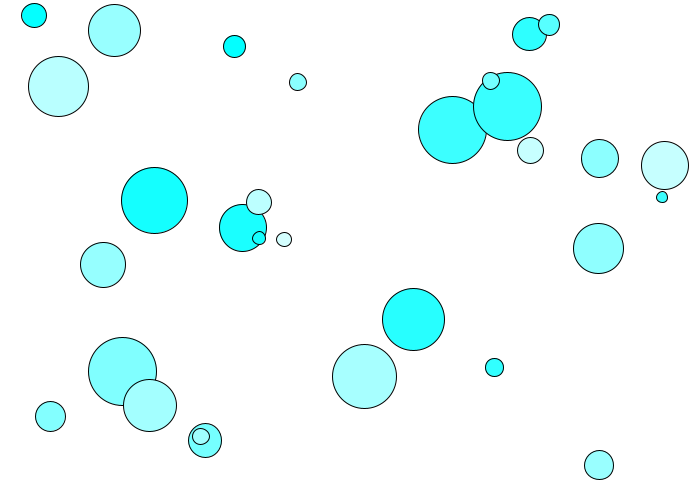
Frame 1 (no input)
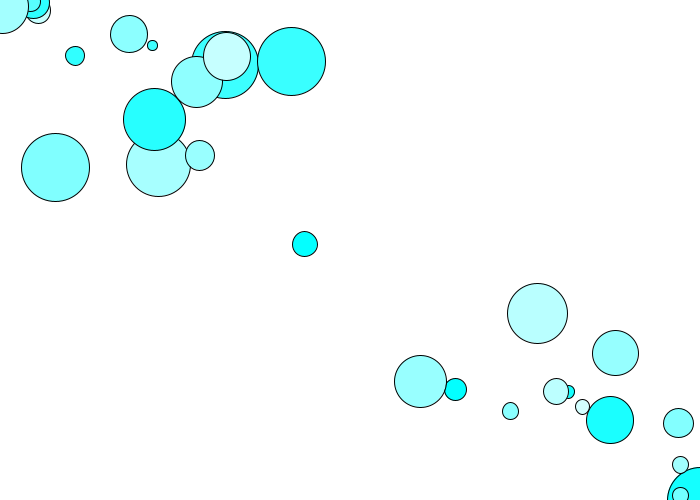
Frame 60 (the mouse pressed at the canvas centre just before this capture)
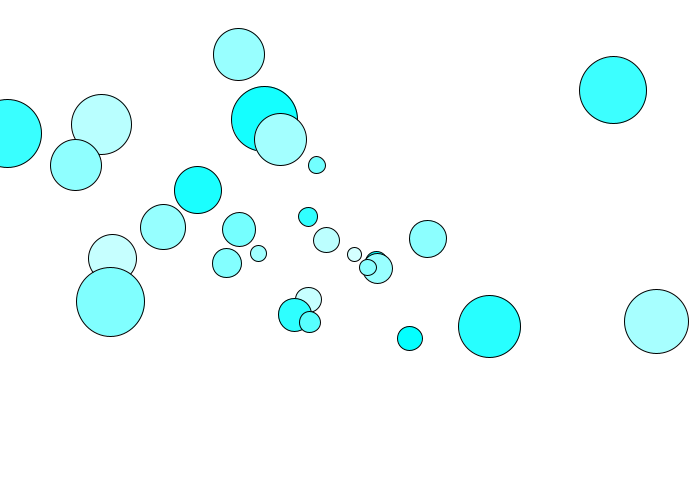
Frame 120 (the mouse held since frame 60 and released just before this capture)

The Processing sketch that drew these frames (run headless with seeded random() and noise(); from frame 60 on, the mouse is pressed at the canvas centre):

// Processing sketch: processing_168258
// ── processing_168258.pde


int N = 30;
Mover[] movers = new Mover[N];
  
int M_MAX = 70;
int  M_MIN = 10;

void setup(){
  size(700,500);    
  
    for(int i = 0; i < N; i++){
    movers[i] = new Mover();
  }
   fill(random(0,255),random(0,255),random(0,255));
   
}
  

void draw(){
  background(255);    
  
   
  for(int i = 0; i < movers.length; i++){
    movers[i].update();     
    movers[i].checkEdges(); 
    movers[i].display();    
  }
}

class Mover{ 
  PVector location;   
  PVector velocity;     
  PVector acceleration; 
  float   topspeed;     
  float   mass;         
  float   hue;          
  
  Mover(){ 
    location = new PVector(random(width), random(height)); 
    velocity = new PVector(0,0);               
    mass = random(M_MIN,M_MAX);                       
    hue = (int)random(255);                      
    topspeed = 10;    }
  void update(){ 

    float n = 0.8 - mass/100;
    PVector mouse = new PVector(mouseX, mouseY); 
    PVector dir = PVector.sub(mouse,location);   
    dir.normalize();    
    dir.mult(n);       
    acceleration = dir;  
    velocity.add(acceleration); 
    velocity.limit(topspeed);   
    location.add(velocity);     
  }
   
  void display(){ 
      stroke(0);
    fill(hue,255,255);
    ellipse(location.x, location.y, mass, mass);
  }
   
  void checkEdges(){ 
    if(location.x > width){     
      location.x = 0;
    } else if(location.x < 0){  
      location.x = width;
    }
     
    if(location.y > height){    
      location.y = 0;
    } else if(location.y < 0){  
      location.y = height;
    }
  }
}
